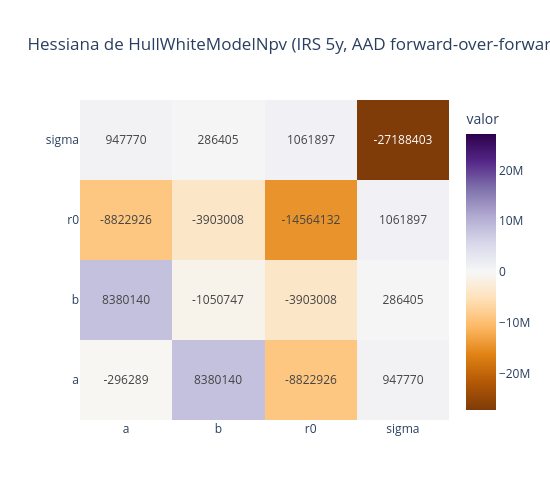

Notebook code for this chart:
### Markdown cell above
## 5. Hessiana de un swap Hull-White: AAD forward-over-forward

Sobre `HullWhiteModelNpv` (NPV que si depende del modelo, PLAN_GREEKS.md SS7) con un swap IRS,
la Hessiana completa de los 4 parametros (`a`, `b`, `sigma`, `r0`) se calcula via
diferenciacion automatica forward-over-forward -- sin ningun bump-and-reval, ver
`method_used`.

### Code cell
hw_model = qd.HullWhite1F(a=0.1, b=0.03, sigma=0.01, r0=0.02)
hw_trade = qd.IRSwap(
    notional=1_000_000.0, fixed_rate=0.02,
    payment_times=[1.0, 2.0, 3.0, 4.0, 5.0], accruals=[1.0] * 5,
)
hw_market = qd.Market(pillars=[1.0, 2.0], zero_rates=[0.02, 0.02])
hw_pricing = qd.PricingContext(pricing_date=0.0, n_paths=1000, n_steps=1, seed=7)

hw_hessian = eng.hessian(hw_trade, "HullWhiteModelNpv", hw_model, hw_market, pricing=hw_pricing)

hw_factors = sorted({e.factor_i for e in hw_hessian.entries} | {e.factor_j for e in hw_hessian.entries})
hw_matrix = np.zeros((len(hw_factors), len(hw_factors)))
hw_index = {f: i for i, f in enumerate(hw_factors)}
for e in hw_hessian.entries:
    i, j = hw_index[e.factor_i], hw_index[e.factor_j]
    hw_matrix[i, j] = e.value
    hw_matrix[j, i] = e.value

hw_labels = [f.replace("model.", "") for f in hw_factors]
hw_zmax = np.max(np.abs(hw_matrix))

fig = go.Figure(go.Heatmap(
    z=hw_matrix, x=hw_labels, y=hw_labels,
    colorscale="PuOr", zmid=0.0, zmin=-hw_zmax, zmax=hw_zmax,
    text=[[f"{v:.0f}" for v in row] for row in hw_matrix],
    texttemplate="%{text}",
    colorbar=dict(title="valor"),
))
fig.update_layout(title="Hessiana de HullWhiteModelNpv (IRS 5y, AAD forward-over-forward)", height=500, width=550)
fig.show()

print("metodos usados:", {e.method_used for e in hw_hessian.entries})
print("numero de entradas (simetria: 4 diagonales + 6 cruzadas):", len(hw_hessian.entries))

### Figure 1 — Plotly figure (JSON) as saved in the notebook; plotly's stock layout.template omitted (floating-point values rounded to 4 significant figures)
{"data": [{"colorbar": {"title": {"text": "valor"}}, "colorscale": [[0.0, "rgb(127,59,8)"], [0.1, "rgb(179,88,6)"], [0.2, "rgb(224,130,20)"], [0.3, "rgb(253,184,99)"], [0.4, "rgb(254,224,182)"], [0.5, "rgb(247,247,247)"], [0.6, "rgb(216,218,235)"], [0.7, "rgb(178,171,210)"], [0.8, "rgb(128,115,172)"], [0.9, "rgb(84,39,136)"], [1.0, "rgb(45,0,75)"]], "text": [["-296289", "8380140", "-8822926", "947770"], ["8380140", "-1050747", "-3903008", "286405"], ["-8822926", "-3903008", "-14564132", "1061897"], ["947770", "286405", "1061897", "-27188403"]], "texttemplate": "%{text}", "type": "heatmap", "x": ["a", "b", "r0", "sigma"], "y": ["a", "b", "r0", "sigma"], "z": [[-296300.0, 8380000.0, -8823000.0, 947800.0], [8380000.0, -1051000.0, -3903000.0, 286400.0], [-8823000.0, -3903000.0, -14560000.0, 1062000.0], [947800.0, 286400.0, 1062000.0, -27190000.0]], "zmax": 27190000.0, "zmid": 0.0, "zmin": -27190000.0}], "layout": {"height": 500, "title": {"text": "Hessiana de HullWhiteModelNpv (IRS 5y, AAD forward-over-forward)"}, "width": 550}}
